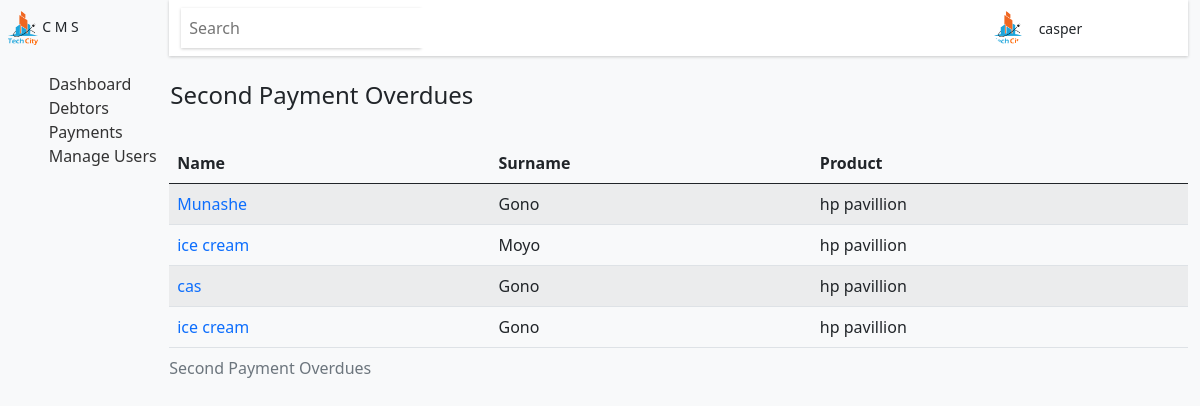
The page /overdues/secondOverdues (signed in) on the database as committed earlier.
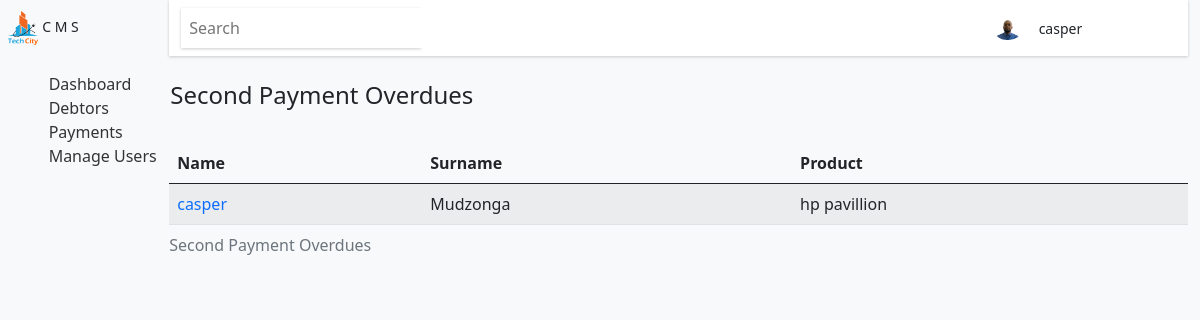
The same page on the database as committed later.
### base/models.py (models this page shows, shortened)
class User(AbstractUser):
    position = models.CharField(max_length=50)
    image = models.ImageField(upload_to='profile', blank = True, default = 'profile/avatar.svg')
    USERNAME_FIELD = 'username'
    REQUIRED_FIELDS = []

class Debtor(models.Model):
    user = models.ForeignKey("base.User", on_delete=models.CASCADE)
    name = models.CharField(max_length=50)
    maiden = models.CharField(max_length=50, null = True, blank = True)
    surname = models.CharField(max_length=50)
    gender = models.CharField(max_length=50, choices = gender)
    address = models.CharField(max_length=50)
    phonenumber = models.CharField(max_length=10)
    id_number = models.CharField(max_length=14)
    is_fully_paid = models.CharField(max_length=50, default = 'no', null=True, blank = True)
    status = models.CharField(max_length=50, default = '', blank = True )
    created = models.DateField(auto_now_add=True)
    first_payment_date = models.DateField(default = date.today() + timedelta(days=30), null = True)
    second_payment_date = models.DateField(default = date.today() + timedelta(days=60), null = True)
    final_payment_date = models.DateField(default = date.today() + timedelta(days=90), null = True)
    @property
    def due_in_sixty(self):
        debtor_due = Debtor.objects.filter(second_payment_date__lte = date.today()) & Debtor.objects.filter(product__second_payment__lte = 0)
        return debtor_due

class Product(models.Model):
    debtor = models.OneToOneField("base.Debtor", on_delete=models.CASCADE, primary_key=True)
    product = models.CharField(max_length=50)
    product_sn = models.CharField(max_length=50)
    product_amount = models.DecimalField(max_digits=6, decimal_places=2, null = True, blank = True, default= 0)
    deposit = models.DecimalField(max_digits=5, decimal_places=2, null = True, blank = True, default= 0)
    product_details = models.CharField(max_length= 100)
    first_payment = models.DecimalField(max_digits=6, decimal_places=2,  default= 0)
    second_payment = models.DecimalField(max_digits=6, decimal_places=2,   default= 0)
    final_payment = models.DecimalField(max_digits=6, decimal_places=2, default= 0)
    total = models.DecimalField(max_digits=6, decimal_places=2, blank = True, null = True, default= 0)
    created = models.DateField(auto_now_add=True, null = True)
    updated = models.DateField(auto_now=True, null = True)
    def __str__(self):
        return self.product

### base/views.py (the view)
# urls.py: path('overdues/secondOverdues', views.secondOverdues, name='secondOverdues'),
@login_required(login_url = 'login')
def secondOverdues(request):
    overdues = Debtor()
    context = {
        'overdue_sixty':overdues.due_in_sixty,
    }
    return render(request, 'debtors/overdues/secondOverdues.html', context)

### Templates/debtors/overdues/secondOverdues.html (shortened to what this page needs)
{% extends 'base/base.html' %}
{% load static %}
{% block content %}
<div class="dash">
    {% include 'base/aside.html' %}
    <div class="center-panel">
        {% include 'base/header.html' %}
        <section class="main-app-area mt-4">
            <div class="container">
                <div class="heading d-flex justify-content-between align-items-center mb-4">
                    <h4>Second Payment Overdues</h4>
                </div>
                    <table class="table table-striped table-responsive table-hover">
                        <caption>Second Payment Overdues</caption>
                        <thead>
                            <th>Name</th>
                            <th>Surname</th>
                            <th>Product</th>
                        </thead>
                        <tbody>
                            {% for overdue in overdue_sixty %}
                            <tr>
                                <td><a href="{% url 'debtor' overdue.id %}" style="text-decoration:none;">{{overdue.name}}</a></td>
                                <td>{{overdue.surname}}</td>
                                <td>{{overdue.product}}</td>
                            </tr>
                            {% endfor %}
                        </tbody>
                    </table>
            </div>
        </section>
</div>
{% endblock content %}

### Templates/base/header.html (shortened to what this page needs)
{% load static %}
<header class="container d-none d-lg-block d-xl-block">
    <nav class="navbar">
        <div class="container">
            <div class="search d-flex align-items-center">
                <form action="" method="get" class="d-flex">
                    <input type="search" value="" name="q" placeholder="Search" class="py-2 px-2">
                    <button style="background:#fff !important ;" class="btn  btn-sm" type="submit">
                        <i class="bi bi-search text-dark"></i>
                    </button>
                </form>
            </div>
            <div class=" user-notifications px-4 d-flex align-items-center">
                <img src="{{user.image.url}}" alt="image" width="30px">
                <small class="px-3">{{user.username}}</small>
                <small><i class="bi bi-bell" onclick="notficationsShow();"></i></small>
                <small><i class="bi bi-gear px-3" onclick="settingsShow();"></i></small>
            </div>
        </div>
    </nav>
</header>

Rows that differ between the two databases and show on the page:
removed Debtor: name "Munashe", surname "Gono", product "hp pavillion"
removed Debtor: name "ice cream", surname "Moyo", product "hp pavillion"
removed Debtor: name "cas", surname "Gono", product "hp pavillion"
removed Debtor: name "ice cream", surname "Gono", product "hp pavillion"
changed User "casper": image: a different picture
added Debtor: name "casper", surname "Mudzonga", product "hp pavillion"
